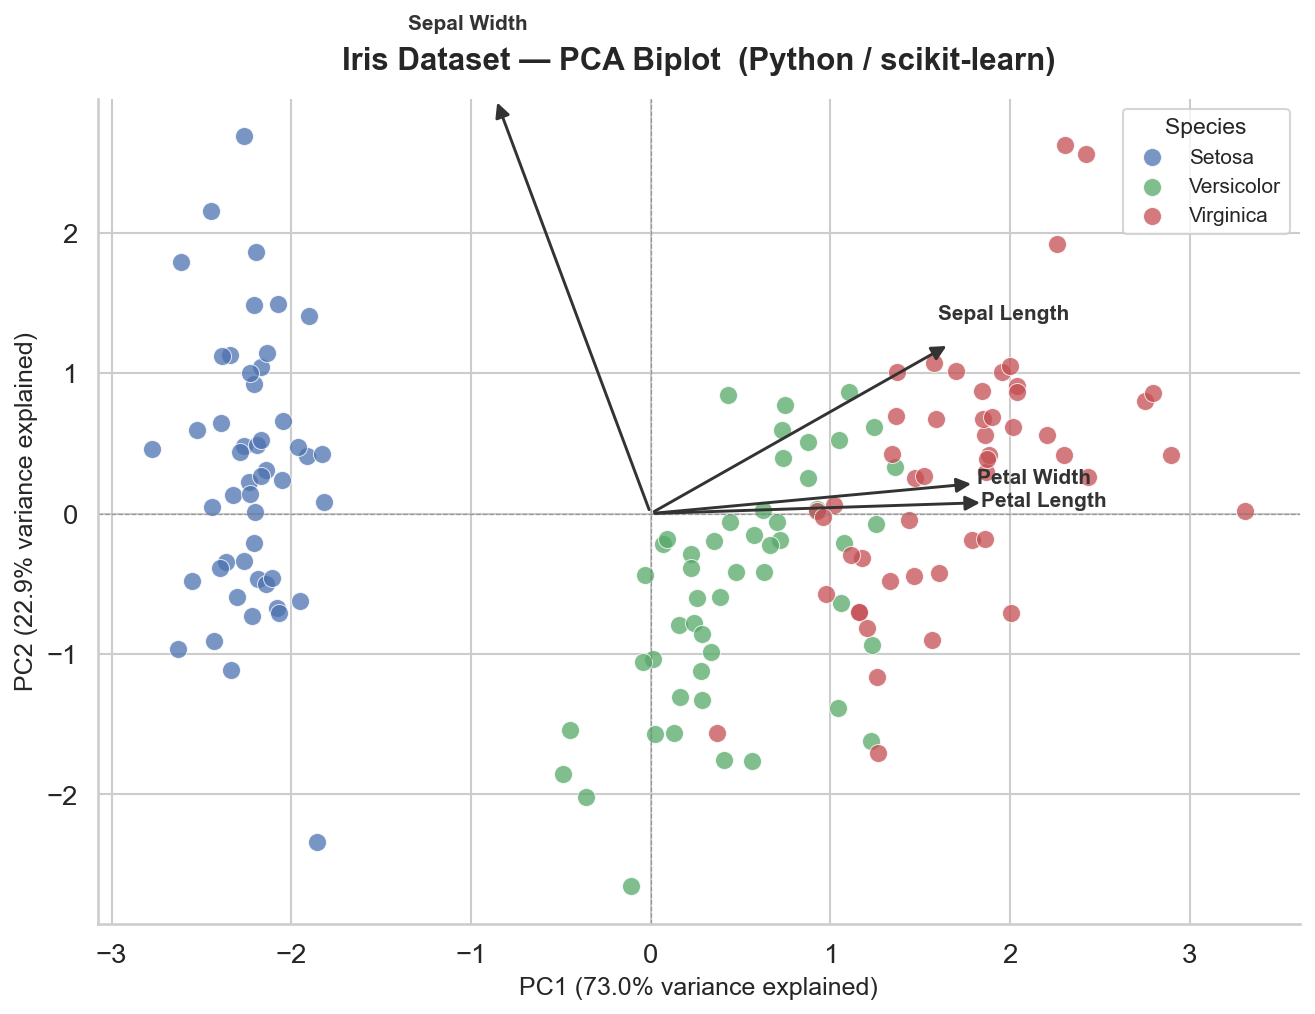

Write Python code to recreate this figure.
import matplotlib.pyplot as plt
import seaborn as sns
import pandas as pd
import numpy as np
from sklearn.datasets import load_iris
from sklearn.decomposition import PCA
from sklearn.preprocessing import StandardScaler

sns.set_theme(style="whitegrid", palette="muted", font_scale=1.2)
COLORS = {"setosa": "#4C72B0", "versicolor": "#55A868", "virginica": "#C44E52"}

iris = load_iris(as_frame=True)
df = iris.frame
df.columns = [c.replace(" (cm)", "").replace(" ", "_") for c in df.columns]
df["species"] = df["target"].map(dict(enumerate(iris.target_names)))
df = df.drop(columns="target")

features = ["sepal_length", "sepal_width", "petal_length", "petal_width"]

X = df[features].values
X_scaled = StandardScaler().fit_transform(X)

pca = PCA(n_components=2)
X_pca = pca.fit_transform(X_scaled)
ev = pca.explained_variance_ratio_ * 100

fig, ax = plt.subplots(figsize=(9, 7))

for sp, color in COLORS.items():
    mask = df["species"] == sp
    ax.scatter(
        X_pca[mask, 0], X_pca[mask, 1],
        label=sp.capitalize(), color=color,
        alpha=0.75, s=75, edgecolor="white", linewidth=0.5,
    )

# Loading arrows (biplot)
loadings = pca.components_.T  # (4, 2)
scale = 3.2
for i, feat in enumerate(features):
    ax.annotate(
        "", xy=(loadings[i, 0] * scale, loadings[i, 1] * scale), xytext=(0, 0),
        arrowprops=dict(arrowstyle="-|>", color="#333333", lw=1.4),
    )
    offset_x = loadings[i, 0] * scale * 1.18
    offset_y = loadings[i, 1] * scale * 1.18
    ax.text(offset_x, offset_y, feat.replace("_", " ").title(),
            fontsize=10, ha="center", va="center", color="#333333", fontweight="bold")

ax.axhline(0, color="grey", linewidth=0.6, linestyle="--", alpha=0.7)
ax.axvline(0, color="grey", linewidth=0.6, linestyle="--", alpha=0.7)
ax.set_xlabel(f"PC1 ({ev[0]:.1f}% variance explained)", fontsize=12)
ax.set_ylabel(f"PC2 ({ev[1]:.1f}% variance explained)", fontsize=12)
ax.set_title("Iris Dataset — PCA Biplot  (Python / scikit-learn)",
             fontsize=15, fontweight="bold", pad=14)
ax.legend(title="Species", fontsize=10, title_fontsize=11)
sns.despine()
plt.tight_layout()
fig.savefig("pca_py.png", dpi=150, bbox_inches="tight")
plt.close()
print("Saved pca_py.png")

# --- Scree plot (variance explained) ---
pca_full = PCA(n_components=4)
pca_full.fit(X_scaled)
ev_full = pca_full.explained_variance_ratio_ * 100
cumulative = np.cumsum(ev_full)

fig, ax = plt.subplots(figsize=(7, 5))
ax.bar(range(1, 5), ev_full, color="#4C72B0", alpha=0.8, label="Individual")
ax.plot(range(1, 5), cumulative, "o-", color="#C44E52", linewidth=2, label="Cumulative")
for i, (v, c) in enumerate(zip(ev_full, cumulative)):
    ax.text(i + 1, v + 1, f"{v:.1f}%", ha="center", fontsize=10)
    ax.text(i + 1, c + 1.5, f"{c:.1f}%", ha="center", fontsize=9, color="#C44E52")
ax.set_xticks(range(1, 5))
ax.set_xticklabels([f"PC{i}" for i in range(1, 5)])
ax.set_xlabel("Principal Component", fontsize=12)
ax.set_ylabel("Variance Explained (%)", fontsize=12)
ax.set_title("Iris Dataset — PCA Scree Plot  (Python / scikit-learn)",
             fontsize=14, fontweight="bold", pad=12)
ax.legend(fontsize=10)
ax.set_ylim(0, 110)
sns.despine()
plt.tight_layout()
fig.savefig("pca_scree_py.png", dpi=150, bbox_inches="tight")
plt.close()
print("Saved pca_scree_py.png")

print("\nPCA (Python) done.")
